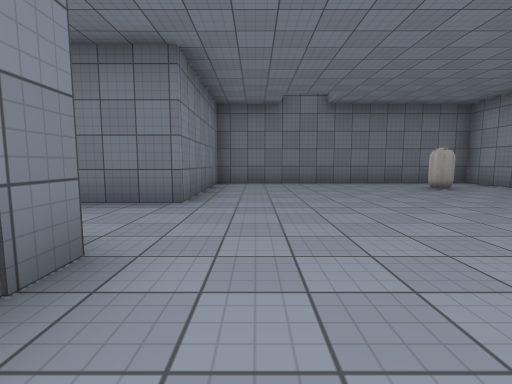
view 1 (above)

16 first-person views from a walk through a Unity game level. The camera is 1.2 m above the floor, tilts 6° down and sees 85° across. The floor is counted in squares, 2 m on a side. Each view is taken from the middle of a square. On the plan, view 1 faces up. The plan holds only what a view shows up to about 9 squares ahead; the rest is blank. The place goes on beyond the plan. The player character is not drawn. Surface patterns are stand-ins for the level's own textures.

view 2
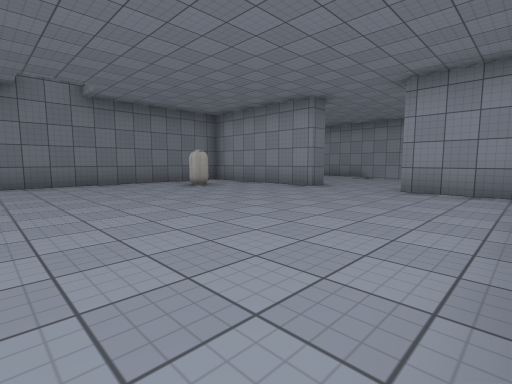

view 3
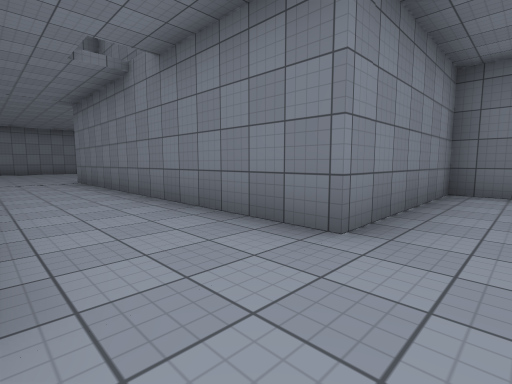

view 4
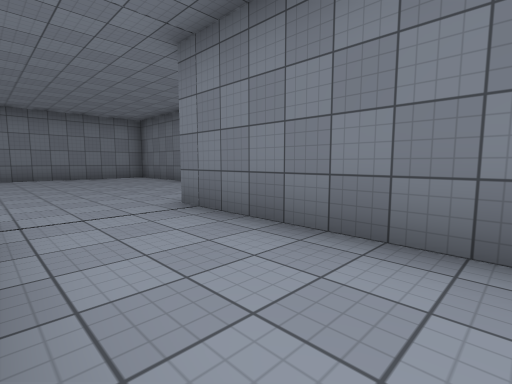

view 5
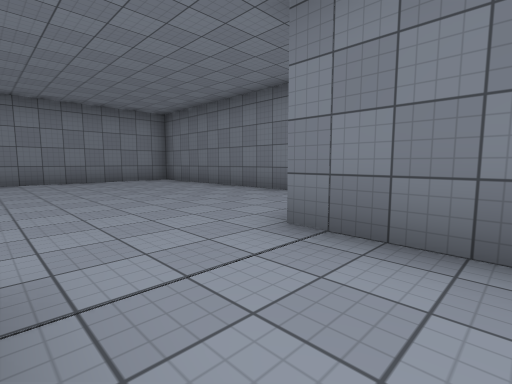

view 6
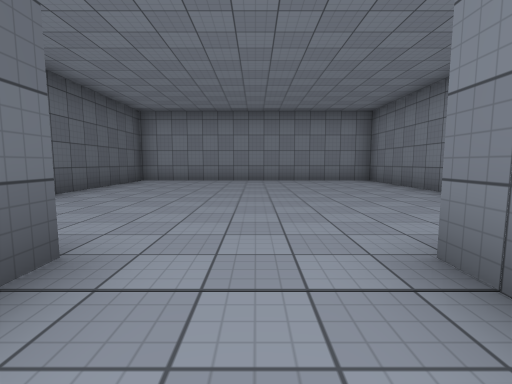

view 7
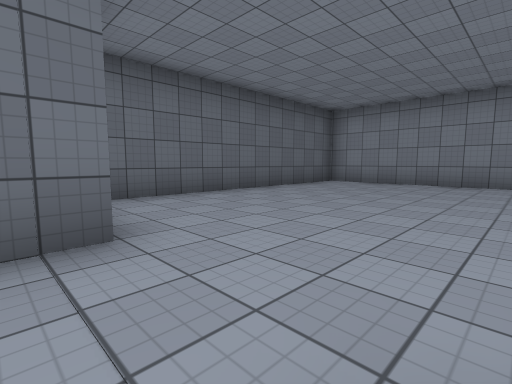

view 8
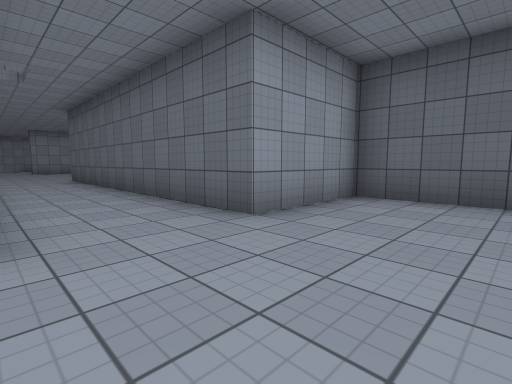

view 9
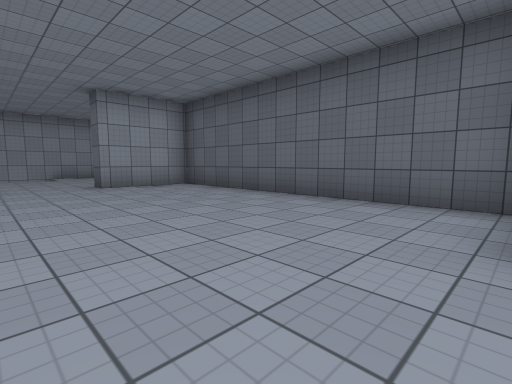

view 10
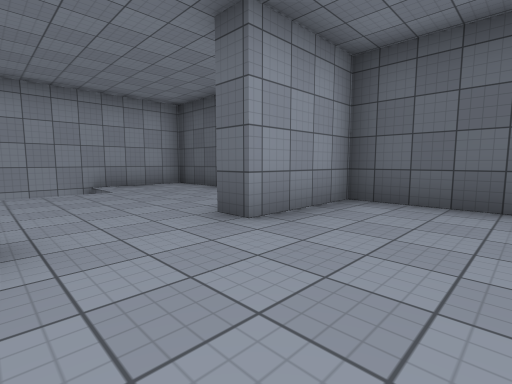

view 11
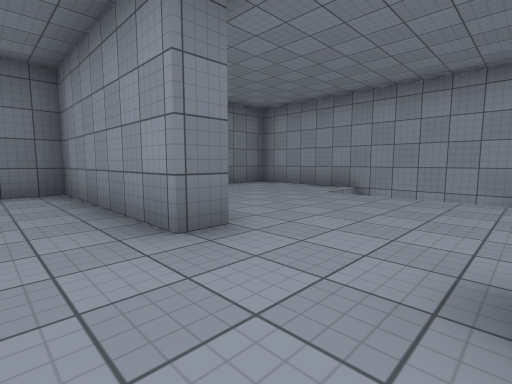

view 12
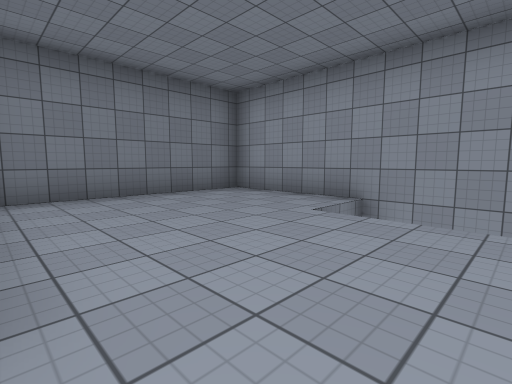

view 13
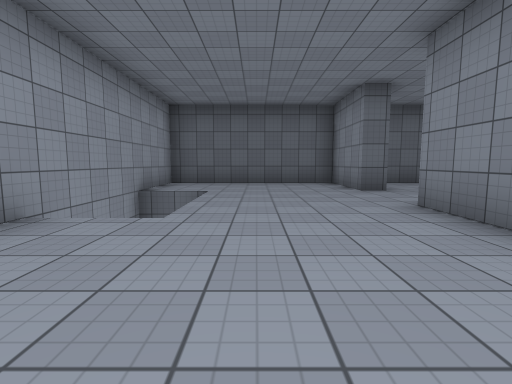

view 14
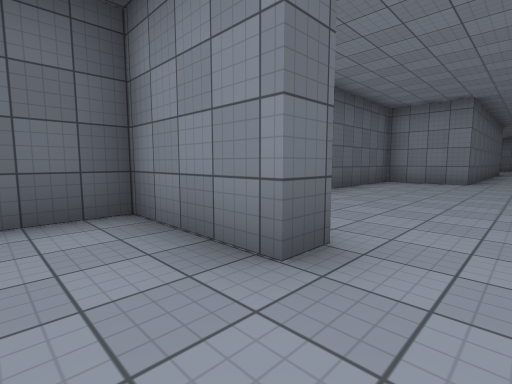

view 15
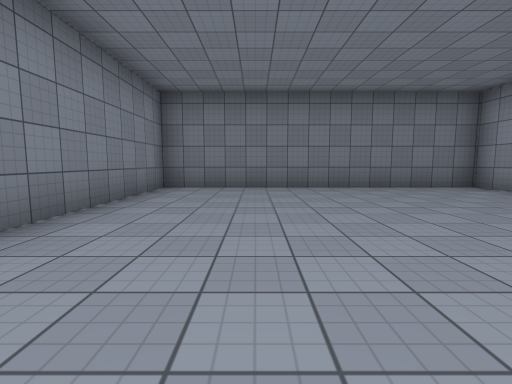

view 16
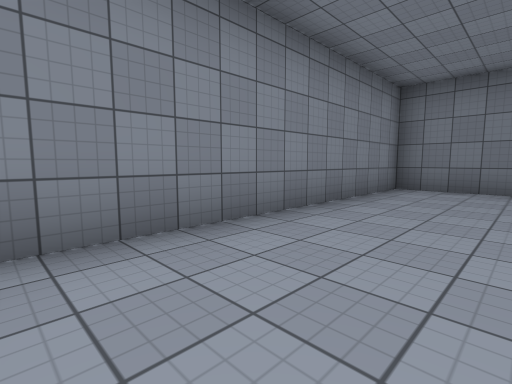

### Floor plan
Points are (right, up) in squares from view 1. A wall is a line through its corners. A room is listed if a view was taken in it or the views show most of it. See-through windows are left out.
Room 1 (views 1, 2, 3, 4, 5, 6, 7, 8, 9, 10, 11, 15, 16)
walls: (-9.7, 5.8) (-9.7, 6.8) (-17.2, 6.8) (-17.2, -0.8) (-9.7, -0.8) (-9.7, 1.8) (-1.1, 1.8) (-1.1, -0.3) (6.2, -0.3) (6.2, 1.9); (6.7, 4.1) (6.2, 4.1) (6.2, 8.2) (-1.1, 8.2) (-1.1, 4.1) (-9.8, 4.1)
ways out: opening at (7, 3) to room 2
objects: other object (4, 6)
Room 2 (views 12, 13, 14)
walls: (6.7, 5.6) (6.7, 4.1); (6.2, 1.9) (6.7, 1.9) (6.7, -0.3) (11.5, -0.3) (11.5, 8.2) (7.1, 8.2)
ways out: opening at (7, 3) to room 1

Where each view was taken, in squares from view 1:
view 1: 0 up, 0 right, facing up
view 2: 0 up, 0 right, facing up-right
view 3: 2 up, 0 right, facing up-left
view 4: 2 up, 6 left, facing up-left
view 5: 2 up, 8 left, facing up-left
view 6: 3 up, 8 left, facing left
view 7: 4 up, 9 left, facing down-left
view 8: 4 up, 12 left, facing down-right
view 9: 4 up, 1 left, facing down-right
view 10: 4 up, 4 right, facing down-right
view 11: 2 up, 5 right, facing up-right
view 12: 3 up, 7 right, facing up-right
view 13: 8 up, 9 right, facing down
view 14: 3 up, 8 right, facing down-left
view 15: 0 up, 15 left, facing up
view 16: 0 up, 15 left, facing up-left
